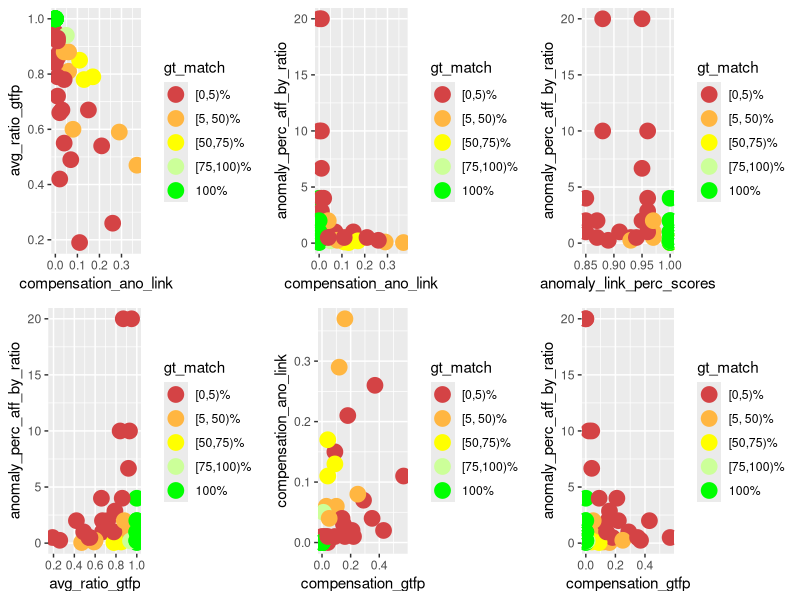
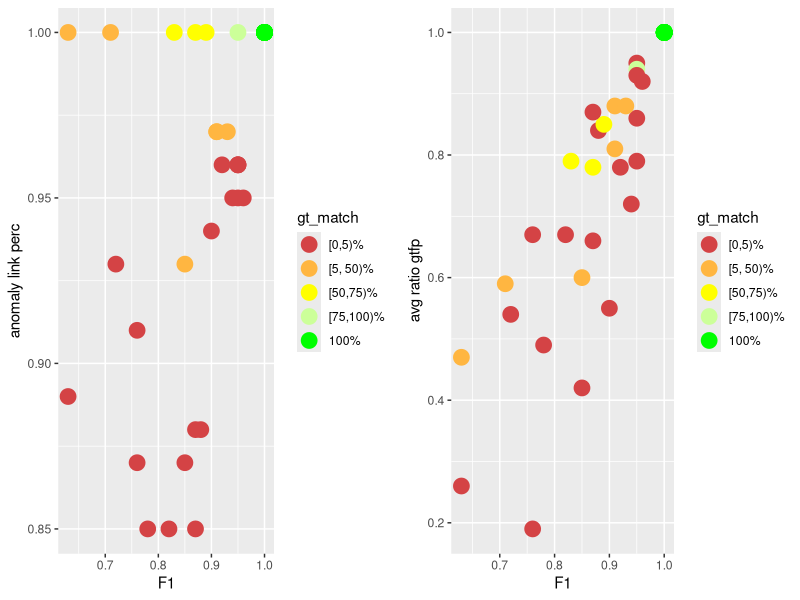
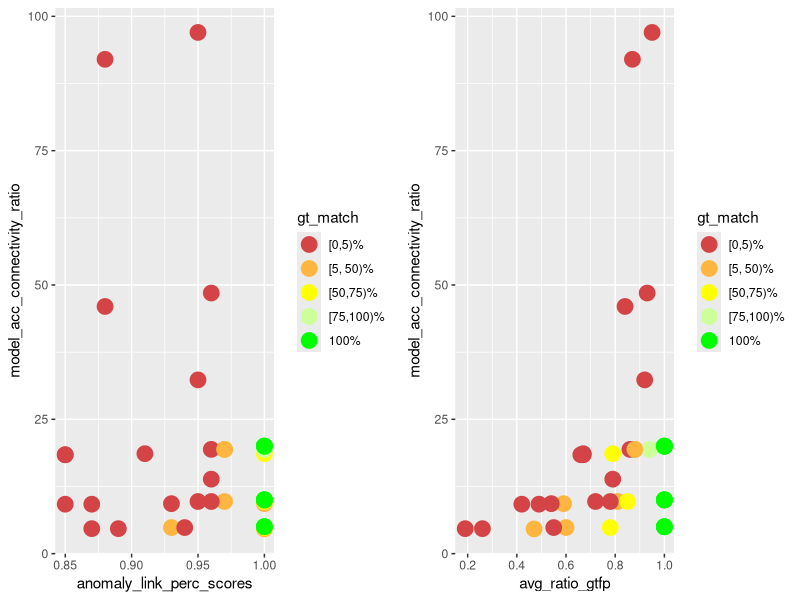
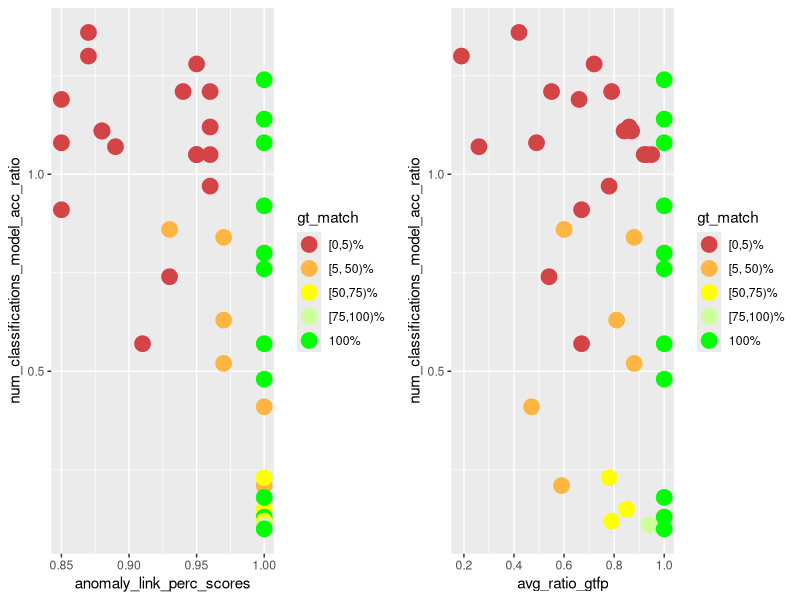
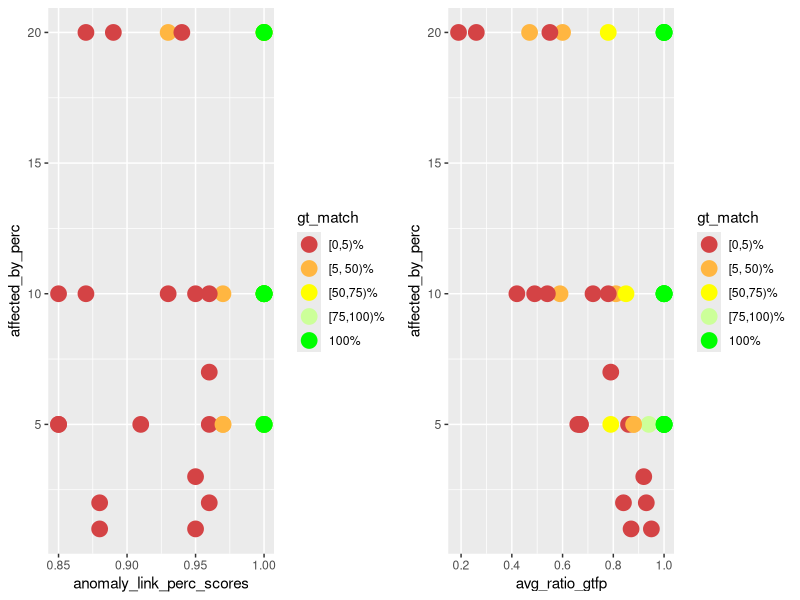
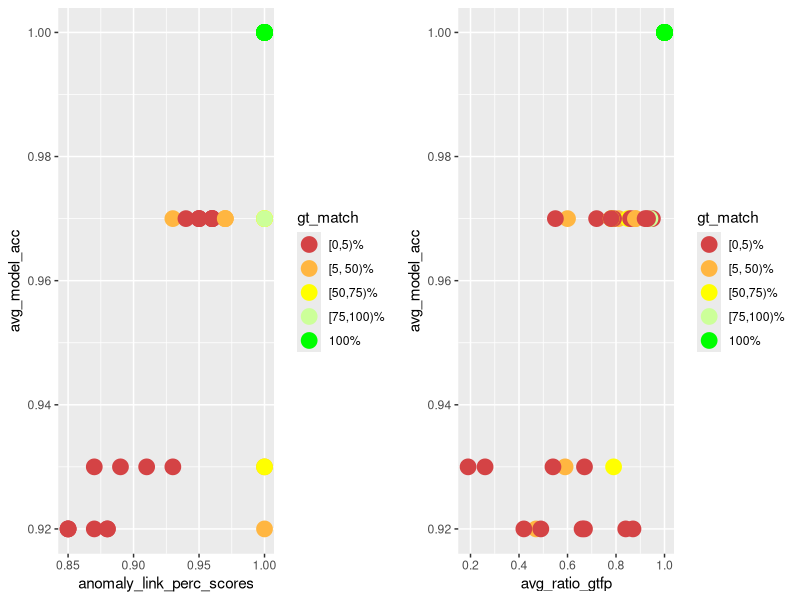
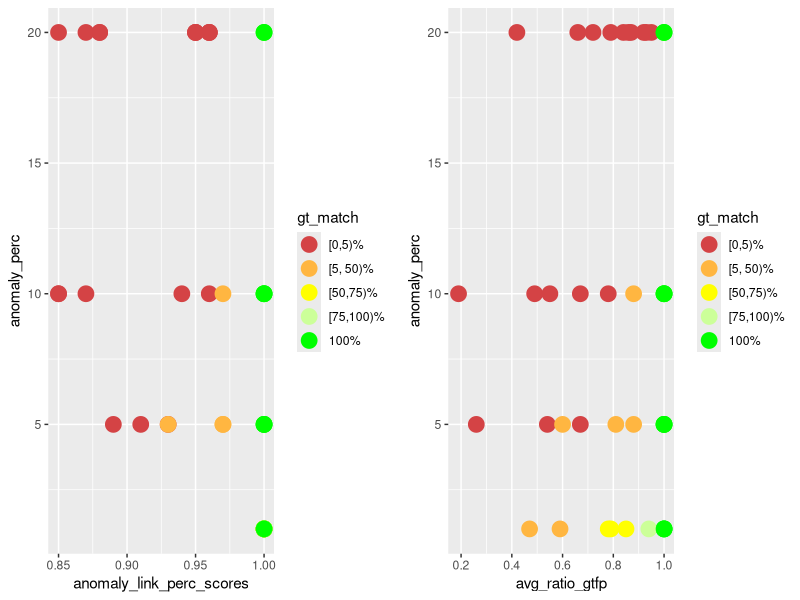
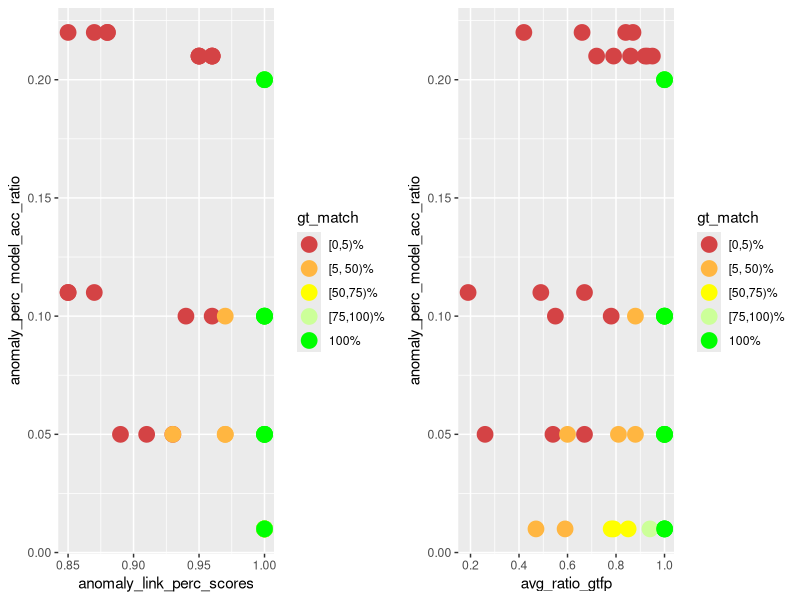

Reproduce these figures in R, in order.
library(ggplot2)
library(gridExtra)
library(dplyr)

PT_DEF <- geom_point(size=5)
COLOR_VALS <- c("#d44345", "#ffb641", "#ffff00", "#ccff99", "#00ff00")

gen_multi_plot_six <- function(
        pp1, pp2, pp3, pp4, pp5, pp6,
        y1, y2, y3, y4, y5, y6,
        x1, x2, x3, x4, x5, x6,
        filename
    ) {
    fpp1 <- pp1 + PT_DEF + xlab(x1) + ylab(y1) + scale_color_manual(values = color_mapping)
    fpp2 <- pp2 + PT_DEF + xlab(x2) + ylab(y2) + scale_color_manual(values = color_mapping)
    fpp3 <- pp3 + PT_DEF + xlab(x3) + ylab(y3) + scale_color_manual(values = color_mapping)
    fpp4 <- pp4 + PT_DEF + xlab(x4) + ylab(y4) + scale_color_manual(values = color_mapping)
    fpp5 <- pp5 + PT_DEF + xlab(x5) + ylab(y5) + scale_color_manual(values = color_mapping)
    fpp6 <- pp6 + PT_DEF + xlab(x6) + ylab(y6) + scale_color_manual(values = color_mapping)
    combined_plot <- grid.arrange(fpp1, fpp2, fpp3, fpp4, fpp5, fpp6, ncol = 3)
    ggsave(combined_plot, file = filename, width = 12, height = 6)
}

gen_multi_plot_two <- function(
        pp1, pp2, y1, y2, x1, x2, filename
    ) {
    fpp1 <- pp1 + PT_DEF + xlab(x1) + ylab(y1) + scale_color_manual(values = color_mapping)
    fpp2 <- pp2 + PT_DEF + xlab(x2) + ylab(y2) + scale_color_manual(values = color_mapping)
    combined_plot <- grid.arrange(fpp1, fpp2, ncol = 2)
    ggsave(combined_plot, file = filename, width = 12, height = 6)
}

# actual compensation insights

input <- read.csv(
    file = "meta_analysis.csv", header = TRUE, sep = ",", check.name = FALSE
)

# instead of the percentage value factor(gt_match_perc) for which I'd need 100
# colors, I only want to color / group them into 5 groups
LABELS <- c("[0,5)%", "[5, 50)%", "[50,75)%", "[75,100)%", "100%")
color_mapping <- setNames(COLOR_VALS, LABELS)

input$gt_match <- cut(
    input$gt_match_perc,
    breaks = c(0, 5, 50, 75, 100, Inf),
    labels = LABELS,
    include.lowest = TRUE,
    right = FALSE
)

p1 <- ggplot(
    data = input, aes_string(
        x = "compensation_ano_link",
        y = "avg_ratio_gtfp",
        color = "gt_match",
        group = "gt_match"
    )
)

p2 <- ggplot(
    data = input, aes_string(
        x = "compensation_ano_link",
        y = "anomaly_perc_aff_by_ratio",
        color = "gt_match",
        group = "gt_match"
    )
)

p3 <- ggplot(
    data = input, aes_string(
        x = "anomaly_link_perc_scores",
        y = "anomaly_perc_aff_by_ratio",
        color = "gt_match",
        group = "gt_match"
    )
)

p4 <- ggplot(
    data = input, aes_string(
        x = "avg_ratio_gtfp",
        y = "anomaly_perc_aff_by_ratio",
        color = "gt_match",
        group = "gt_match"
    )
)

p5 <- ggplot(
    data = input, aes_string(
        x = "compensation_gtfp",
        y = "compensation_ano_link",
        color = "gt_match",
        group = "gt_match"
    )
)

p6 <- ggplot(
    data = input, aes_string(
        x = "compensation_gtfp",
        y = "anomaly_perc_aff_by_ratio",
        color = "gt_match",
        group = "gt_match"
    )
)

gen_multi_plot_six(
    p1, p2, p3, p4, p5, p6,
    "avg_ratio_gtfp",
    "anomaly_perc_aff_by_ratio",
    "anomaly_perc_aff_by_ratio",
    "anomaly_perc_aff_by_ratio",
    "compensation_ano_link",
    "anomaly_perc_aff_by_ratio",
    "compensation_ano_link",
    "compensation_ano_link",
    "anomaly_link_perc_scores",
    "avg_ratio_gtfp",
    "compensation_gtfp",
    "compensation_gtfp",
    "compensation_analysis.png"
)

p1 <- ggplot(
    data = input, aes_string(
        x = "f1_scores",
        y = "anomaly_link_perc_scores",
        color = "gt_match",
        group = "gt_match"
    )
)

p2 <- ggplot(
    data = input, aes_string(
        x = "f1_scores",
        y = "avg_ratio_gtfp",
        color = "gt_match",
        group = "gt_match"
    )
)

gen_multi_plot_two(
    p1, p2,
    "anomaly link perc",
    "avg ratio gtfp",
    "F1",
    "F1",
    "f1_end_res_corr.png"
)

# model acc - connectivity - performance

p1 <- ggplot(
    data = input, aes_string(
        x = "anomaly_link_perc_scores",
        y = "model_acc_connectivity_ratio",
        color = "gt_match",
        group = "gt_match"
    )
)

p2 <- ggplot(
    data = input, aes_string(
        x = "avg_ratio_gtfp",
        y = "model_acc_connectivity_ratio",
        color = "gt_match",
        group = "gt_match"
    )
)

gen_multi_plot_two(
    p1, p2,
    "model_acc_connectivity_ratio",
    "model_acc_connectivity_ratio",
    "anomaly_link_perc_scores",
    "avg_ratio_gtfp",
    "modelacc_connectivity_performance.png"
)

# how many classifications and how acc models

p1 <- ggplot(
    data = input, aes_string(
        x = "anomaly_link_perc_scores",
        y = "num_classifications_model_acc_ratio",
        color = "gt_match",
        group = "gt_match"
    )
)

p2 <- ggplot(
    data = input, aes_string(
        x = "avg_ratio_gtfp",
        y = "num_classifications_model_acc_ratio",
        color = "gt_match",
        group = "gt_match"
    )
)

gen_multi_plot_two(
    p1, p2,
    "num_classifications_model_acc_ratio",
    "num_classifications_model_acc_ratio",
    "anomaly_link_perc_scores",
    "avg_ratio_gtfp",
    "num_classifications_model_acc.png"
)

# affected_by against perf

p1 <- ggplot(
    data = input, aes_string(
        x = "anomaly_link_perc_scores",
        y = "affected_by_perc",
        color = "gt_match",
        group = "gt_match"
    )
)

p2 <- ggplot(
    data = input, aes_string(
        x = "avg_ratio_gtfp",
        y = "affected_by_perc",
        color = "gt_match",
        group = "gt_match"
    )
)

gen_multi_plot_two(
    p1, p2,
    "affected_by_perc",
    "affected_by_perc",
    "anomaly_link_perc_scores",
    "avg_ratio_gtfp",
    "aff_by_perf.png"
)

# model_acc against perf

p1 <- ggplot(
    data = input, aes_string(
        x = "anomaly_link_perc_scores",
        y = "avg_model_acc",
        color = "gt_match",
        group = "gt_match"
    )
)

p2 <- ggplot(
    data = input, aes_string(
        x = "avg_ratio_gtfp",
        y = "avg_model_acc",
        color = "gt_match",
        group = "gt_match"
    )
)

gen_multi_plot_two(
    p1, p2,
    "avg_model_acc",
    "avg_model_acc",
    "anomaly_link_perc_scores",
    "avg_ratio_gtfp",
    "model_acc_perf.png"
)

# anomaly_perc against perf

p1 <- ggplot(
    data = input, aes_string(
        x = "anomaly_link_perc_scores",
        y = "anomaly_perc",
        color = "gt_match",
        group = "gt_match"
    )
)

p2 <- ggplot(
    data = input, aes_string(
        x = "avg_ratio_gtfp",
        y = "anomaly_perc",
        color = "gt_match",
        group = "gt_match"
    )
)

gen_multi_plot_two(
    p1, p2,
    "anomaly_perc",
    "anomaly_perc",
    "anomaly_link_perc_scores",
    "avg_ratio_gtfp",
    "anomaly_perc_perf.png"
)

# anomaly_perc - model acc ratio against perf

p1 <- ggplot(
    data = input, aes_string(
        x = "anomaly_link_perc_scores",
        y = "anomaly_perc_model_acc_ratio",
        color = "gt_match",
        group = "gt_match"
    )
)

p2 <- ggplot(
    data = input, aes_string(
        x = "avg_ratio_gtfp",
        y = "anomaly_perc_model_acc_ratio",
        color = "gt_match",
        group = "gt_match"
    )
)

gen_multi_plot_two(
    p1, p2,
    "anomaly_perc_model_acc_ratio",
    "anomaly_perc_model_acc_ratio",
    "anomaly_link_perc_scores",
    "avg_ratio_gtfp",
    "anomaly_perc_model_acc_ratio_perf.png"
)

# num classifications against perf

p1 <- ggplot(
    data = input, aes_string(
        x = "anomaly_link_perc_scores",
        y = "num_classifications",
        color = "gt_match",
        group = "gt_match"
    )
)

p2 <- ggplot(
    data = input, aes_string(
        x = "avg_ratio_gtfp",
        y = "num_classifications",
        color = "gt_match",
        group = "gt_match"
    )
)

gen_multi_plot_two(
    p1, p2,
    "num_classifications",
    "num_classifications",
    "anomaly_link_perc_scores",
    "avg_ratio_gtfp",
    "num_classifications_perf.png"
)

# num classifications - model acc

p1 <- ggplot(
    data = input, aes_string(
        x = "num_classifications",
        y = "avg_model_acc",
        color = "gt_match",
        group = "gt_match"
    )
)

filtered_data <- subset(input, avg_ratio_gtfp >= 0.7)

p2 <- ggplot(
    data = filtered_data,
    aes_string(
        x = "num_classifications",
        y = "avg_model_acc",
        color = "gt_match",
        group = "gt_match"
    )
)

filtered_data <- subset(input, avg_ratio_gtfp >= 0.75)

p3 <- ggplot(
    data = filtered_data,
    aes_string(
        x = "num_classifications",
        y = "avg_model_acc",
        color = "gt_match",
        group = "gt_match"
    )
)

filtered_data <- subset(input, avg_ratio_gtfp >= 0.8)

p4 <- ggplot(
    data = filtered_data,
    aes_string(
        x = "num_classifications",
        y = "avg_model_acc",
        color = "gt_match",
        group = "gt_match"
    )
)

filtered_data <- subset(input, avg_ratio_gtfp >= 0.9)

p5 <- ggplot(
    data = filtered_data,
    aes_string(
        x = "num_classifications",
        y = "avg_model_acc",
        color = "gt_match",
        group = "gt_match"
    )
)

filtered_data <- input %>%
  group_by(avg_model_acc) %>%
  filter(avg_ratio_gtfp == max(avg_ratio_gtfp))

p6 <- ggplot(
    data = filtered_data,
    aes_string(
        x = "num_classifications",
        y = "avg_model_acc",
        color = "gt_match",
        group = "gt_match"
    )
)

gen_multi_plot_six(
    p1, p2, p3, p4, p5, p6,
    "avg_model_acc", #y1
    "avg_model_acc", #y2
    "avg_model_acc", #y3
    "avg_model_acc", #y4
    "avg_model_acc", #y5
    "avg_model_acc", #y6
    "classifications", #x1
    "classifications (filt. based on avg_ratio_gtfp 70%)", #x2
    "classifications (filt. based on avg_ratio_gtfp 75%)", #x3
    "classifications (filt. based on avg_ratio_gtfp 80%)", #x4
    "classifications (filt. based on avg_ratio_gtfp 90%)", #x5
    "classifications (filt. based on max avg_ratio_gtfp)", #x6
    "model_acc_classifications.png"
)
